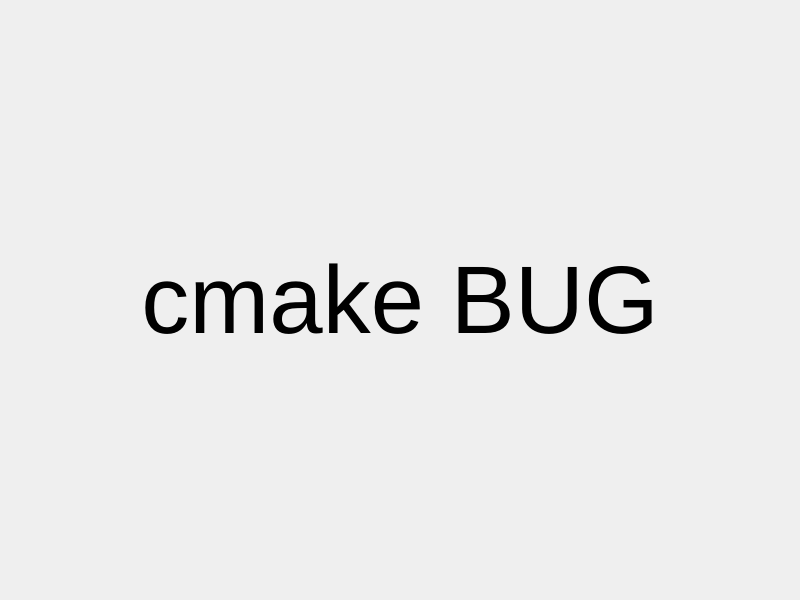
<?xml version="1.0" encoding="UTF-8"?>
<ui version="4.0">
 <class>WidgetCmakeExample</class>
 <widget class="QWidget" name="WidgetCmakeExample">
  <property name="geometry">
   <rect>
    <x>0</x>
    <y>0</y>
    <width>800</width>
    <height>600</height>
   </rect>
  </property>
  <property name="windowTitle">
   <string>WidgetCmakeExample</string>
  </property>
  <layout class="QVBoxLayout" name="verticalLayout">
   <item>
    <widget class="QLabel" name="label">
     <property name="font">
      <font>
       <pointsize>72</pointsize>
      </font>
     </property>
     <property name="text">
      <string>cmake BUG</string>
     </property>
     <property name="alignment">
      <set>Qt::AlignCenter</set>
     </property>
    </widget>
   </item>
  </layout>
 </widget>
 <resources/>
 <connections/>
</ui>
